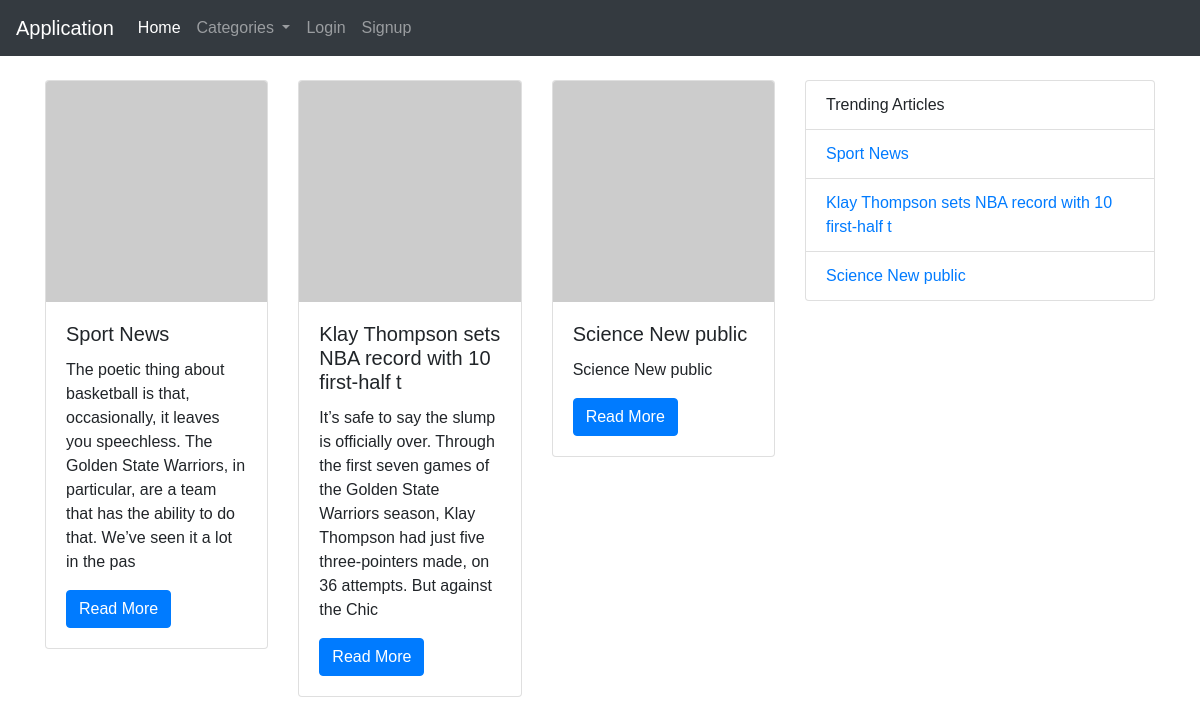
The app's page /, older data.
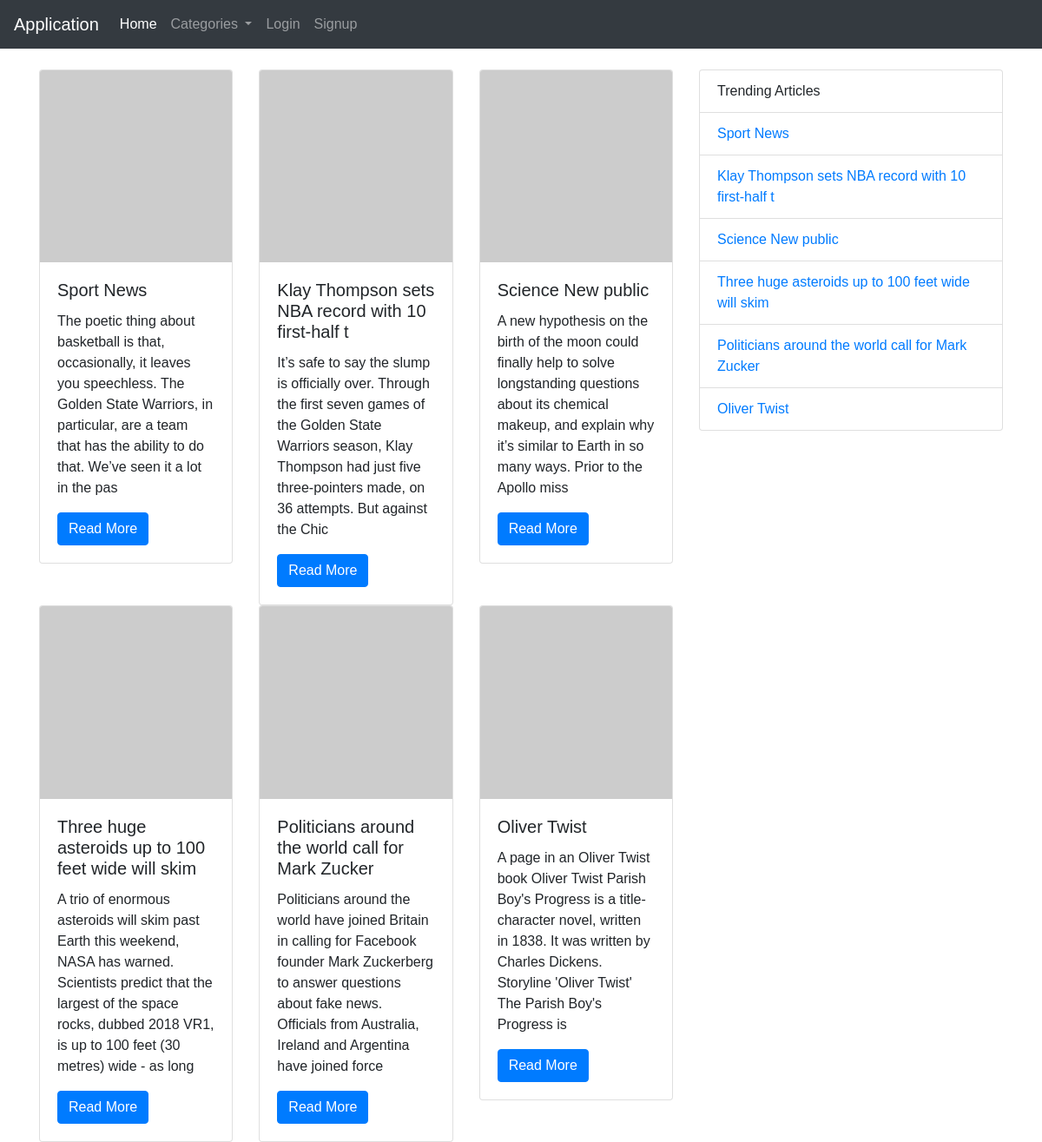
The same page, newer data.
### news/models.py (models this page shows, shortened)
class News(models.Model):
    id = models.AutoField(primary_key=True)
    title = models.CharField(null=True, max_length = 50)
    content = models.CharField(max_length=5000)
    publish_date = models.DateTimeField('date published')
    views = models.IntegerField(default=0)
    likes = models.IntegerField(default=0)
    category = models.ForeignKey(Category, null=True, on_delete=models.SET_NULL)
    content_type = models.ForeignKey(ContentType, null=True, on_delete=models.SET_NULL)

### news/views.py (the view)
# urls.py: 2. Add a URL to urlpatterns:  path('', views.home, name='home')
def home(request):
    if request.user.is_authenticated:
        categories = CategoryService().getAll()
        news = NewsService().getAll()
        context = {
            "categories":categories,
            "news":getPreviewNews(news),
            "trend":getPreviewNews(news)
        }
        return render(request, 'dashboard.html', context)
    else:
        categories = CategoryService().getPublic()
        news = NewsService().getPublic()
        context = {
            "categories":categories,
            "news":getPreviewNews(news),
            "trend":getPreviewNews(news)
        }
        return render(request, 'home.html', context)

### news/models.py (called while the page is built)
    def __str__(self):
        return self.name

### news/service/news_service.py (called while the page is built)
    def getPublic(self):
        try:
            news = News.objects.filter(content_type_id=2)
        except news.DoesNotExist:
            raise Http404("Error getting news")
        return news

    def getPublic(self):
        try:
            categories = Category.objects.filter(content_type_id=2)
        except categories.DoesNotExist:
            raise Http404("Error getting news")
        return categories

### news/views.py (called while the page is built)
def getPreviewNews(news):
    for item in news:
        item.content = item.content[0:200]
    return news

### news/template/home.html
{% extends "base.html" %}
{% block navbar %}
{% include "general-nav.html" %}
{% endblock %}
{% block content %}
        <div class="row">
            <div class="col-md-8">
                <div class="row">
                    {% for item in news %}
                    <div class="col-md-4">
                        <div class="card">
                            <img class="card-img-top" src="https://via.placeholder.com/150" alt="Card image cap">
                            <div class="card-body">
                            <h5 class="card-title">{{item.title}}</h5>
                            <p class="card-text">{{item.content}}</p>
                            <a href="{% url 'news-detail' item.id%}" class="btn btn-primary">Read More</a>
                            </div>
                        </div>
                    </div>
                    {% endfor %}
                </div>
            </div>
            <div class="col-md-4">
                <ul class="list-group">
                    <li class="list-group-item">Trending Articles</li>
                    {% for item in trend %}
                    <li class="list-group-item"><a href="{% url 'news-detail' item.id%} ">{{item.title}}</a></li>
                    {% endfor %}
                </ul>
            </div>
        </div>
{% endblock %}

Row changes from the older to the newer data that the page shows:
changed News "Science New public": content "Science New public" → "A new hypothesis on the birth of the moon could finally help to solve longstanding questions about its chemical makeup, and explain why it’s similar to Earth in so many ways. Prior to the Apollo miss"
added News: title "Three huge asteroids up to 100 feet wide will skim", content "A trio of enormous asteroids will skim past Earth this weekend, NASA has warned. Scientists predict that the largest of the space rocks, dubbed 2018 VR1, is up to 100 feet (30 metres) wide - as long"
added News: title "Politicians around the world call for Mark Zucker", content "Politicians around the world have joined Britain in calling for Facebook founder Mark Zuckerberg to answer questions about fake news. Officials from Australia, Ireland and Argentina have joined force"
added News: title "Oliver Twist", content "A page in an Oliver Twist book Oliver Twist Parish Boy's Progress is a title-character novel, written in 1838. It was written by Charles Dickens. Storyline 'Oliver Twist' The Parish Boy's Progress is"
